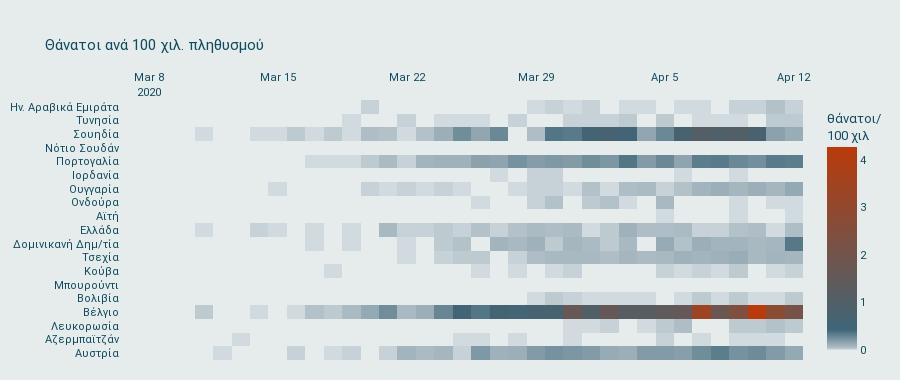

Source (notebook cell):
### Markdown cell above
# Heatmap

### Code cell
def heatmap(fileName, columnName, outputName, titleGraphic, keyWord):
    
    ''' φορτώνουμε το πρώτο αρχείο από το Hopkins'''
    df=pd.read_csv(baseHopkinsURL + fileName)\
        .drop(['Lat', 'Long'], axis=1) 
    
    ''' υπολογίζουμε το difference από ημέρα σε ημέρα, ώστε να βγάλουμε τα ΝΕΑ κρούσματα/θάνατοι ανά ημέρα'''
    cols=df.columns.to_list()
    df_dif=df[cols[4:]].diff(axis=1)
    df=df_dif.join(df['Country/Region'])\
        
    ''' αλλάζουμε τα data από wide σε long + μετρέπουμε τη στήλη Date σε datetime'''    
    df=pd.melt(df, id_vars=['Country/Region'], 
                 var_name='Date', value_name=columnName) \
        .astype({'Date':'datetime64[ns]', columnName:'Int64'}, 
                 errors='ignore')
    
    ''' φορτώνουμε το αρχείο με την αντιστοίχιση ελληνικών - αγγλικών ονομάτων χωρών'''
    gr=pd.read_csv(countriesInGreek)
    ''' το συνδέουμε με το dataframe από το Hopkins ώστε να προστεθεί το ADMIN_GR'''
    df=pd.merge(df,gr, how='left', left_on='Country/Region', right_on='ADMIN')
    
    ''' φορτώνουμε το αρχείο με τους πληθυσμούς'''
    pop=pd.read_csv(population, usecols = ['Country,Other','Population (2020)'])
    '''συνδέουμε το dataframe με τα ελληνικά ονόματα '''
    gr=pd.merge(gr,pop, how='right', left_on='ADMIN', right_on='Country,Other')
    
    '''Ενώνουμε το dataframe του Hopkins και εκείνο του population με βάση την στήλη με τα ελληνικά ονόματα'''
    df=pd.merge(df,gr, how='left', on='ADMIN_GR')
    
    ''' υπολογίζουμε συγκεντρωτικά για κάθε χώρα τα κρούσματα και τους θανάτους ανά ημέρα'''
    df=df.groupby(['Country/Region','Date','ADMIN_GR','Population (2020)'])[columnName].sum().reset_index()
    
    
    
    ''' ------------------- ΠΡΟΕΤΟΙΜΑΖΟΥΜΕ ΤΗ ΣΤΗΛΗ ΠΟΥ ΘΑ ΟΠΤΙΚΟΠΟΙΗΣΟΥΜΕ -----------------'''
    
    df[columnName + '_per_hundr']=round((df[columnName]/df['Population (2020)'])*100000,2)
    
    
    
    ''' ------------------- ΕΠΙΛΕΓΟΥΜΕ ΤΙΣ ΧΩΡΕΣ ΜΕ ΠΑΡΟΜΟΙΟ ΠΛΗΘΥΣΜΟ ΜΕ ΤΗΝ ΕΛΛΑΔΑ -----------'''
    
    df=df[(df['Population (2020)']>9000000)\
     & (df['Population (2020)']<12000000)\
     & (df['Date']>'2020-03-06')]
    
    ''' ------------------- ΞΕΚΙΝΑ Η ΟΠΤΙΚΟΠΟΙΗΣΗ ------------------'''
    
    
    countries = df['ADMIN_GR']
    item =df[columnName + '_per_hundr']
    base = datetime.datetime.today()
    dates = df['Date']
    

    fig = go.Figure(data=go.Heatmap(
            z=item,
            x=dates,
            y=countries,
            customdata=df[columnName],

            showscale=True,

            hovertemplate=
            "<b>%{y}</b><br>" +
            "<i>%{x}</i><br><br>" +
            "%{customdata} "+ keyWord +
            "<extra></extra>",

            colorscale= [
            [0, '#E6ECEC'],        #0
            [1./10000, '#dadada'], #10
            [1./1000, '#d7dfe3'],  #100
            [1./100, '#b0bfc7'],   #1000
            [1./10, '#3f6678'],       #10000
            [1., '#BA3A0A']],
            colorbar= dict(
                    title=keyWord + "/<br>100 χιλ ",
                    tick0= 0,
                    tickmode= 'auto', # όταν το tickmode είναι array, τότε παίρνει τα values του tickvals
                    tickvals= [0, 1000,1800])))

    fig.update_layout(title=titleGraphic)

    fig.update_layout(hovermode="closest",
                     hoverlabel=dict(
                        bgcolor="white", 
                        font_size=12, 
                        font_family="Roboto"),
                     hoverlabel_align = 'left',)

    fig.update_layout(paper_bgcolor="#E6ECEC",
                     plot_bgcolor="#E6ECEC",
                     font=dict(
                    family="Roboto",
                    size=11,
                    color="#114B5F")
                     )

    fig.update_layout(height=380, 
                 margin=dict(
                    l=10,
                    r=10,
                    b=20,
                    t=100,
                    pad=1
    ))
    fig.update_xaxes(side="top")

    
    config = dict({'displayModeBar': False, 
                'scrollZoom': False,
                'displaylogo': False,
                'responsive': True,
                'staticPlot': False

                  })
    
    fig.show()
    
    return fig.write_json(outputName)

heatmap(deathsHopkinsFileName,'deaths','death_heat.json','Θάνατοι ανά 100 χιλ. πληθυσμού', 'θάνατοι')

### Figure 1 — Plotly figure (JSON) as saved in the notebook; plotly's stock layout.template omitted (floating-point values rounded to 4 significant figures; data arrays with more than 128 entries replaced by an {"elided": "..."} marker saying what was removed)
{"data": [{"colorbar": {"tick0": 0, "tickmode": "auto", "tickvals": [0, 1000, 1800], "title": {"text": "θάνατοι/<br>100 χιλ "}}, "colorscale": [[0, "#E6ECEC"], [0.0001, "#dadada"], [0.001, "#d7dfe3"], [0.01, "#b0bfc7"], [0.1, "#3f6678"], [1, "#BA3A0A"]], "customdata": {"elided": "703 int values"}, "hovertemplate": "<b>%{y}</b><br><i>%{x}</i><br><br>%{customdata} θάνατοι<extra></extra>", "showscale": true, "type": "heatmap", "x": {"elided": "703 str values"}, "y": {"elided": "703 str values"}, "z": {"elided": "703 float values"}}], "layout": {"font": {"color": "#114B5F", "family": "Roboto", "size": 11}, "height": 380, "hoverlabel": {"align": "left", "bgcolor": "white", "font": {"family": "Roboto", "size": 12}}, "hovermode": "closest", "margin": {"b": 20, "l": 10, "pad": 1, "r": 10, "t": 100}, "paper_bgcolor": "#E6ECEC", "plot_bgcolor": "#E6ECEC", "title": {"text": "Θάνατοι ανά 100 χιλ. πληθυσμού"}, "xaxis": {"side": "top"}}}
